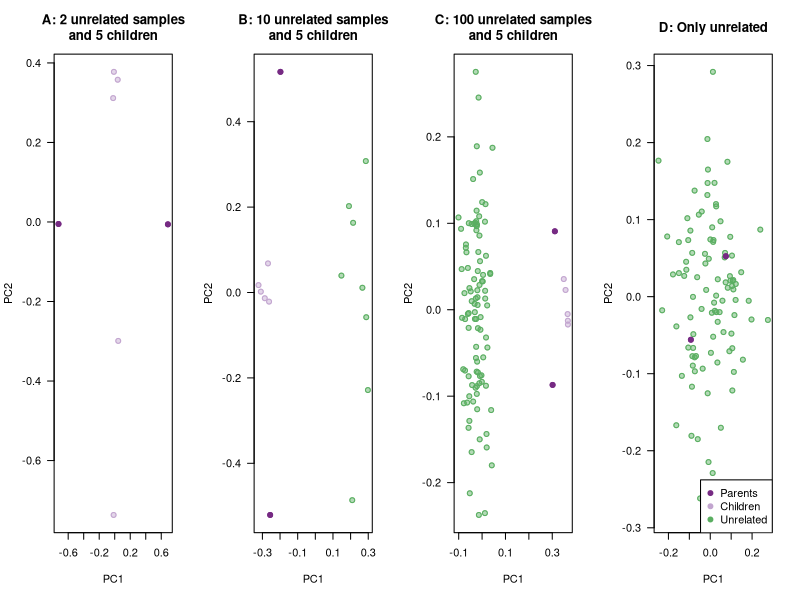

R code for this plot:
set.seed(42)

# Num individuals
par( mfrow=c(1,4) )
# Num markers
M = 500
# Minor allele frequency
maf = 0.5

LABEL = TRUE

title_prefix = c("A","B","C")
all_N = c(1,5,50)

clr = c("#762a83","#c2a5cf","#5aae61")

for ( i in 1:3 ) {
  # generate some random individuals
  N = all_N[i]
  mate1_hap_a = matrix( rbinom(N*M,1,maf) , nrow=N , ncol=M )
  mate1_hap_b = matrix( rbinom(N*M,1,maf) , nrow=N , ncol=M )
  
  mate2_hap_a = matrix( rbinom(N*M,1,maf) , nrow=N , ncol=M )
  mate2_hap_b = matrix( rbinom(N*M,1,maf) , nrow=N , ncol=M )
  
  # generative children
  n_children = 5
  all_children_hap_a = matrix( NA , nrow=n_children , ncol=M )
  all_children_hap_b = matrix( NA , nrow=n_children , ncol=M )
  for ( n in 1:n_children ) {
    # generate offspring
    child_hap_a = mate1_hap_a
    sampled_vars_mate1 = matrix( as.logical(rbinom(N*M,1,0.5)) , nrow=N , ncol=M )
    child_hap_a[ !sampled_vars_mate1 ] = mate1_hap_b[ !sampled_vars_mate1 ]
    
    child_hap_b = mate2_hap_a
    sampled_vars_mate2 = matrix( as.logical(rbinom(N*M,1,0.5)) , nrow=N , ncol=M )
    child_hap_b[ !sampled_vars_mate2 ] = mate2_hap_b[ !sampled_vars_mate2 ]
    
    all_children_hap_a[n,] = child_hap_a[1,]
    all_children_hap_b[n,] = child_hap_b[1,]
  }
  
  all_labels = c( rep("children",n_children) , rep("parents",1) , rep("unrelated",N-1) , rep("parents",1) , rep("unrelated",N-1) )
  
  all_genos = rbind( all_children_hap_a + all_children_hap_b , mate1_hap_a + mate1_hap_b , mate2_hap_a + mate2_hap_b )
  
  # drop monomorphic
  keep = apply(all_genos,2,sd) != 0
  all_genos = all_genos[ , keep ]
  
  pc <- prcomp( t( scale(all_genos) ) , center = FALSE, scale. = FALSE )
  varexp = pc$sdev^2 / sum(pc$sdev^2)
  
  # visualize
  plot( pc$rotation[,"PC1"] , pc$rotation[,"PC2"] , type="n" , xlab="PC1" , ylab="PC2" , main=paste(title_prefix[i],": ",N*2," unrelated samples\nand 5 children",sep='') , las=1 )
  points(  pc$rotation[all_labels == "unrelated","PC1"] , pc$rotation[all_labels == "unrelated","PC2"] , pch=19 , col=paste(clr[3],"75",sep='') )
  points(  pc$rotation[all_labels == "unrelated","PC1"] , pc$rotation[all_labels == "unrelated","PC2"] , pch=1 , col=clr[3] )
  points(  pc$rotation[all_labels == "parents","PC1"] , pc$rotation[all_labels == "parents","PC2"] , pch=19 , col=clr[1] )
  points(  pc$rotation[all_labels == "parents","PC1"] , pc$rotation[all_labels == "parents","PC2"] , pch=1 , col=clr[1] )
  points(  pc$rotation[all_labels == "children","PC1"] , pc$rotation[all_labels == "children","PC2"] , pch=19 , col=paste(clr[2],"75",sep='') )
  points(  pc$rotation[all_labels == "children","PC1"] , pc$rotation[all_labels == "children","PC2"] , pch=1 , col=clr[2] )
  
}

pc <- prcomp( t( scale(all_genos[ ((n_children+1):nrow(all_genos)) ,]) ) , center = FALSE, scale. = FALSE )
varexp = pc$sdev^2 / sum(pc$sdev^2)
all_labels = c("parents",rep("unrelated",N-1),"parents",rep("unrelated",N-1))
plot( pc$rotation[,"PC1"] , pc$rotation[,"PC2"] , type="n" , xlab="PC1" , ylab="PC2" , main="D: Only unrelated" , las=1 )
points(  pc$rotation[all_labels == "unrelated","PC1"] , pc$rotation[all_labels == "unrelated","PC2"] , pch=19 , col=paste(clr[3],"75",sep='') )
points(  pc$rotation[all_labels == "unrelated","PC1"] , pc$rotation[all_labels == "unrelated","PC2"] , pch=1 , col=clr[3] )
points(  pc$rotation[all_labels == "parents","PC1"] , pc$rotation[all_labels == "parents","PC2"] , pch=19 , col=clr[1] )
points(  pc$rotation[all_labels == "parents","PC1"] , pc$rotation[all_labels == "parents","PC2"] , pch=1 , col=clr[1] )
points(  pc$rotation[all_labels == "children","PC1"] , pc$rotation[all_labels == "children","PC2"] , pch=19 , col=paste(clr[2],"75",sep='') )
points(  pc$rotation[all_labels == "children","PC1"] , pc$rotation[all_labels == "children","PC2"] , pch=1 , col=clr[2] )

legend("bottomright",legend=c("Parents","Children","Unrelated") , cex=1 , pch=19 , col=clr)
